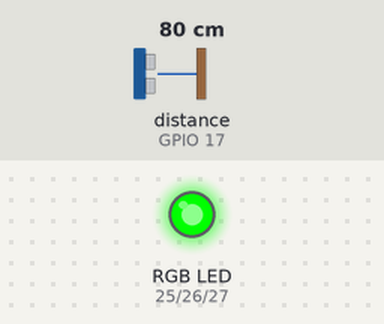
Recording of a sketch running on a simulated ESP32. Shown: an RGB LED mixed from three pins (HIGH = lit). Wiring (inferred from the names in the program): ultrasonic range finder: trigger GPIO 4; echo GPIO 17. The inputs (shaded band) are chosen by the test bench; at power-on: distance to the obstacle (sensor on GPIO 17) 80 cm. The echo pulse lasts 58.3 µs per cm; WiFi joins after 1.5 s; servers stay silent unless stated; pins used as bus, display or sensor lines are not drawn; what the sketch prints to the serial monitor is not drawn.

Above: at 3.2 s.
3.3 s: distance to the obstacle (sensor on GPIO 17) set to 12 cm
4.8 s: distance to the obstacle (sensor on GPIO 17) set to 9 cm
At 6.1 s:
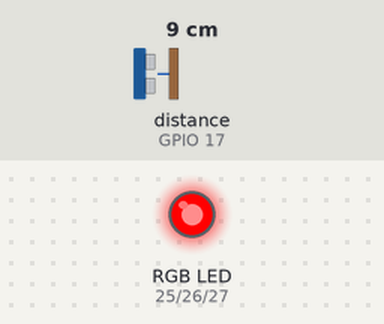
6.4 s: distance to the obstacle (sensor on GPIO 17) set to 18 cm
At 7.2 s:
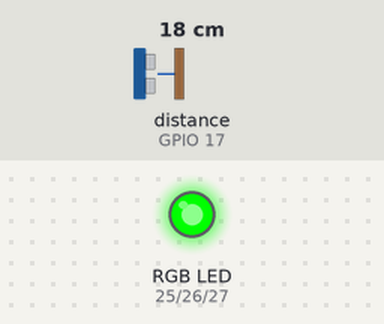
7.9 s: distance to the obstacle (sensor on GPIO 17) set to 2 cm
At 9.3 s:
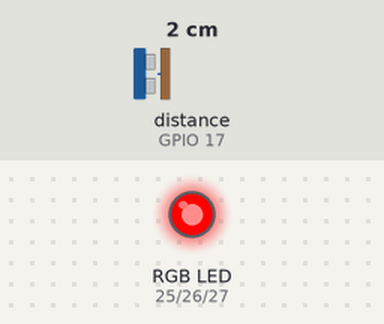
Timing chart, 0 to 10.4 s (numbered marks = the images above; inputs shaded):
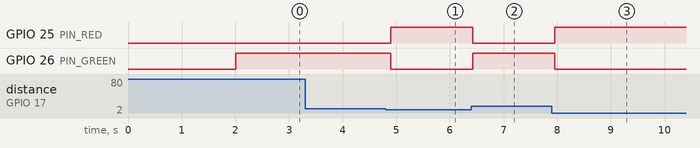

The sketch:

ESP32_BlynkIOT.ino
```cpp
/*****************************************************
 * ESP32 + Ultrasonic + RGB LED + W25Qxx + Blynk IoT
 * Cleaned & Corrected
 *****************************************************/

#include <SPI.h>
#include <string.h>
#include <WiFi.h>

// --- Blynk (define BEFORE including Blynk headers)
#define BLYNK_TEMPLATE_ID   "TMPL3XxsUjBpt"
#define BLYNK_TEMPLATE_NAME "ESP32Test"
#define BLYNK_AUTH_TOKEN    "NIXa9FTR5PLXEqLPHXq0Ld4eBy8WMkmG"
#include <BlynkSimpleEsp32.h>

// ----------------- Pin Map -----------------
#define PIN_RED    25
#define PIN_GREEN  26
#define PIN_BLUE   27

#define TRIGGER_PIN 4
#define ECHO_PIN    17

// SPI for external flash (W25Qxx)
#define PIN_CS      5
#define SPI_SCK     18
#define SPI_MISO    19
#define SPI_MOSI    23

// ----------------- Constants ----------------
#define SOUND_SPEED       0.034f    // cm/us
#define CM_TO_INCH        0.393701f
#define MAX_NEAREST_DISTANCE_THRESHOLD_CM  10
#define MAX_READ_SIZE     60

// ----------------- Globals ------------------
long duration_us;
float distance_cm;
float distance_in;
unsigned long currentMillis;
unsigned long previousMillis = 0;

typedef struct {
  uint32_t uiFlahSaveSize;
  uint32_t uiObcTime;              // simple seconds counter
} DistanceCrossInfo;

DistanceCrossInfo gtDistancInfo;

// ----------------- WiFi creds ----------------
char ssid[] = "Sfk112~";      // <-- change me
char pass[] = "12345687";  // <-- change me

/******************** WiFi + Blynk ************************/
void Wifi_Init(void) {
  Serial.print("Connecting to WiFi");
  WiFi.begin(ssid, pass);
  while (WiFi.status() != WL_CONNECTED) {
    delay(300);
    Serial.print(".");
  }
  Serial.print("\nWiFi Connected. IP: ");
  Serial.println(WiFi.localIP());

  // Start Blynk
  Blynk.begin(BLYNK_AUTH_TOKEN, ssid, pass);
  Serial.println("Connected to Blynk.");
}

/******************** W25Qxx Flash helpers ****************/
// Returns 24-bit JEDEC ID (Manufacturer/MemoryType/Capacity)
uint32_t readJEDECID() {
  digitalWrite(PIN_CS, LOW);
  SPI.transfer(0x9F);
  uint8_t mfg = SPI.transfer(0x00);
  uint8_t mem = SPI.transfer(0x00);
  uint8_t cap = SPI.transfer(0x00);
  digitalWrite(PIN_CS, HIGH);
  return ( (uint32_t)mfg << 16 ) | ( (uint32_t)mem << 8 ) | cap;
}

void writeEnable() {
  digitalWrite(PIN_CS, LOW);
  SPI.transfer(0x06);
  digitalWrite(PIN_CS, HIGH);
}

void flashWaitBusy() {
  uint8_t status;
  do {
    digitalWrite(PIN_CS, LOW);
    SPI.transfer(0x05);             // Read Status Reg
    status = SPI.transfer(0x00);
    digitalWrite(PIN_CS, HIGH);
  } while (status & 0x01);          // busy bit
}

void flashPageProgram(uint32_t addr, uint8_t *data, uint16_t len) {
  // Erase 4KB sector containing addr
  uint32_t sectorAddr = addr & ~(0xFFF);
  writeEnable();
  digitalWrite(PIN_CS, LOW);
  SPI.transfer(0x20); // Sector Erase 4KB
  SPI.transfer((sectorAddr >> 16) & 0xFF);
  SPI.transfer((sectorAddr >> 8) & 0xFF);
  SPI.transfer(sectorAddr & 0xFF);
  digitalWrite(PIN_CS, HIGH);
  flashWaitBusy();

  // Program
  writeEnable();
  digitalWrite(PIN_CS, LOW);
  SPI.transfer(0x02); // Page Program
  SPI.transfer((addr >> 16) & 0xFF);
  SPI.transfer((addr >> 8) & 0xFF);
  SPI.transfer(addr & 0xFF);
  for (uint16_t i = 0; i < len; i++) {
    SPI.transfer(data[i]);
  }
  digitalWrite(PIN_CS, HIGH);
  flashWaitBusy();
}

void flashReadData(uint32_t addr, uint8_t *buffer, uint16_t len) {
  digitalWrite(PIN_CS, LOW);
  SPI.transfer(0x03); // Read Data
  SPI.transfer((addr >> 16) & 0xFF);
  SPI.transfer((addr >> 8) & 0xFF);
  SPI.transfer(addr & 0xFF);
  for (uint16_t i = 0; i < len; i++) {
    buffer[i] = SPI.transfer(0x00);
  }
  digitalWrite(PIN_CS, HIGH);
}

void SaveToFlash(uint8_t* ucData, uint32_t uiDataSize) {
  flashPageProgram(0, ucData, uiDataSize);
}

void ReadFromFlash(uint8_t* ucOutputBuff, uint32_t uiReadSize) {
  flashReadData(0, ucOutputBuff, uiReadSize);
}

void ReadOnBoot(void) {
  uint8_t ucReadBuff[MAX_READ_SIZE] = {0};
  ReadFromFlash(ucReadBuff, MAX_READ_SIZE);
  delay(100);

  Serial.println("Flash read @ boot:");
  for (int i = 0; i < MAX_READ_SIZE; ++i) {
    if (ucReadBuff[i] == 0) break;
    Serial.print((char)ucReadBuff[i]);
  }
  Serial.println();
}

/******************** Ultrasonic ********************/
int UltraSonicSensorReading(void) {
  // Trigger pulse
  digitalWrite(TRIGGER_PIN, LOW);
  delayMicroseconds(2);
  digitalWrite(TRIGGER_PIN, HIGH);
  delayMicroseconds(10);
  digitalWrite(TRIGGER_PIN, LOW);

  // Echo read
  duration_us = pulseIn(ECHO_PIN, HIGH, 30000UL); // timeout 30ms
  if (duration_us == 0) {
    return 9999; // out of range / timeout
  }

  distance_cm = duration_us * SOUND_SPEED / 2.0f;
  distance_in = distance_cm * CM_TO_INCH;
  return (int)distance_cm;
}

/******************** RGB LED ********************/
void setColor(int R, int G, int B) {
  analogWrite(PIN_RED,   R);
  analogWrite(PIN_GREEN, G);
  analogWrite(PIN_BLUE,  B);
}

void RgbLedInit(void) {
  pinMode(PIN_RED,   OUTPUT);
  pinMode(PIN_GREEN, OUTPUT);
  pinMode(PIN_BLUE,  OUTPUT);
  // start off
  setColor(0, 0, 0);
}

/******************** Distance Alert FSM ********************/
void DistanceAlertFsm(void) {
  int dist = UltraSonicSensorReading();

  // Build message buffer
  uint8_t msg[150] = {0};

  if (dist < MAX_NEAREST_DISTANCE_THRESHOLD_CM) {
    setColor(255, 0, 0);  // RED

    int msgLen = snprintf((char*)msg, sizeof(msg),
                          "The Distance is %d cm, OBC time: %u s",
                          dist, gtDistancInfo.uiObcTime);

    // Send STRING to Blynk Label on V1
    Blynk.virtualWrite(V1, (char*)msg);

    // (Optional) Save to flash
    // SaveToFlash(msg, msgLen);

    Serial.print("ALERT -> ");
    Serial.println((char*)msg);
  } else {
    setColor(0, 255, 0);  // GREEN
    // You may also send the normal distance periodically if you want:
    // snprintf((char*)msg, sizeof(msg), "Distance OK: %d cm", dist);
    // Blynk.virtualWrite(V1, (char*)msg);
  }
}

/******************** SPI Flash Init ********************/
void W25QxxFlashInit(void) {
  SPI.begin(SPI_SCK, SPI_MISO, SPI_MOSI, PIN_CS);
  pinMode(PIN_CS, OUTPUT);
  digitalWrite(PIN_CS, HIGH);

  uint32_t id = readJEDECID();
  Serial.printf("W25Qxx JEDEC ID: 0x%06lX\n", (unsigned long)id);
}

/******************** Time Ticker (1s) ********************/
void TimeTicker(void) {
  currentMillis = millis();
  if ((currentMillis - previousMillis) >= 1000UL) {
    previousMillis = currentMillis;
    gtDistancInfo.uiObcTime += 1;
  }
}

/******************** Setup & Loop ********************/
void setup() {
  Serial.begin(115200);
  delay(100);

  RgbLedInit();
  pinMode(TRIGGER_PIN, OUTPUT);
  pinMode(ECHO_PIN, INPUT);

  W25QxxFlashInit();
  Wifi_Init();             // connect WiFi + Blynk
  ReadOnBoot();            // optional

  Serial.println("Setup done.");
}

void loop() {
  // Keep Blynk connection responsive
  Blynk.run();

  TimeTicker();
  DistanceAlertFsm();

  // Keep delays small so Blynk stays responsive
  delay(100);
}
```

Measured:
- the behaviour switches between 11 and 10 cm on distance to the obstacle (sensor on GPIO 17) (found by bisection; images 0 and 1)
- after the input at 3.3 s, every drawn part: stays the same
- after the input at 4.8 s, GPIO 25 (PIN_RED): LOW → HIGH after 0.10 s; GPIO 26 (PIN_GREEN): HIGH → LOW after 0.10 s
- after the input at 6.4 s, GPIO 25 (PIN_RED): HIGH → LOW at once; GPIO 26 (PIN_GREEN): LOW → HIGH at once
- after the input at 7.9 s, GPIO 25 (PIN_RED): LOW → HIGH after 0.05 s; GPIO 26 (PIN_GREEN): HIGH → LOW after 0.05 s
